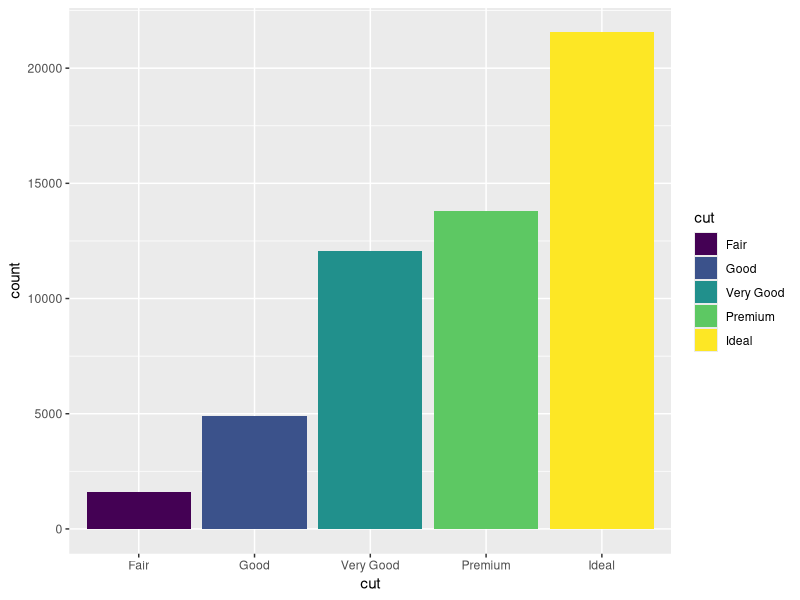
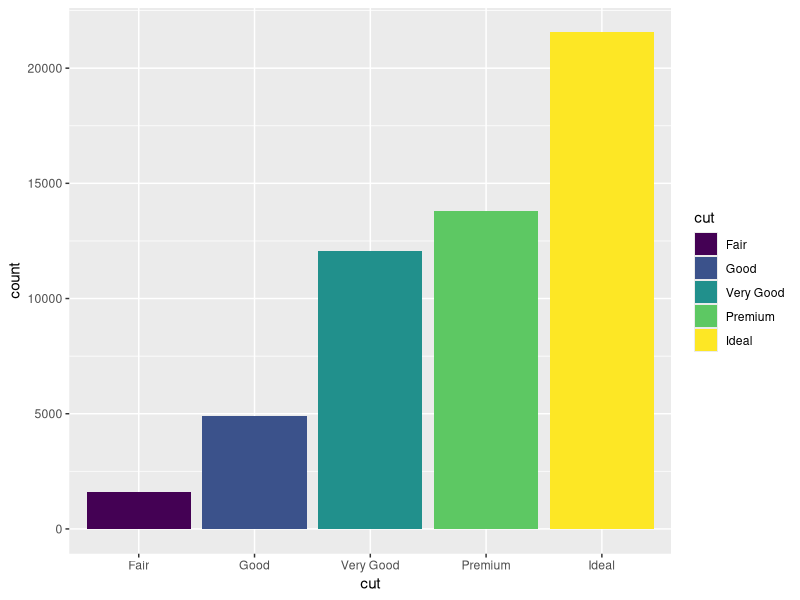
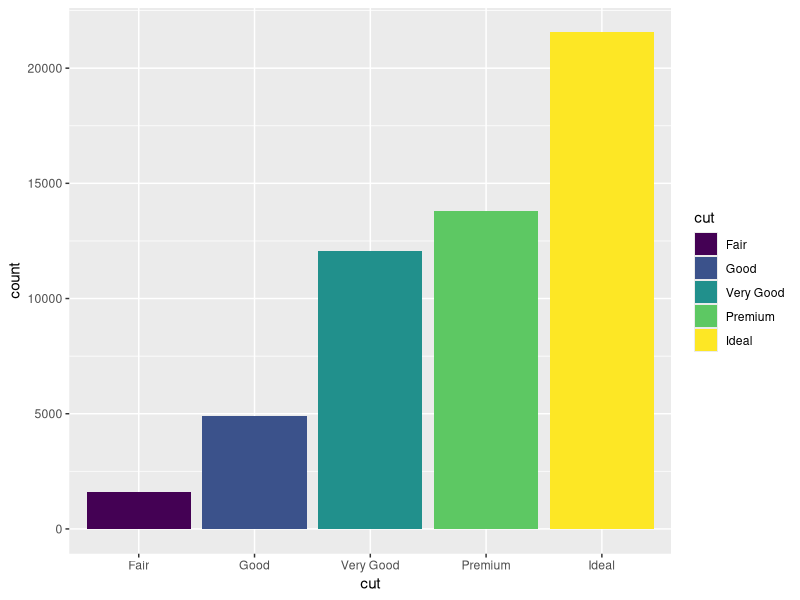
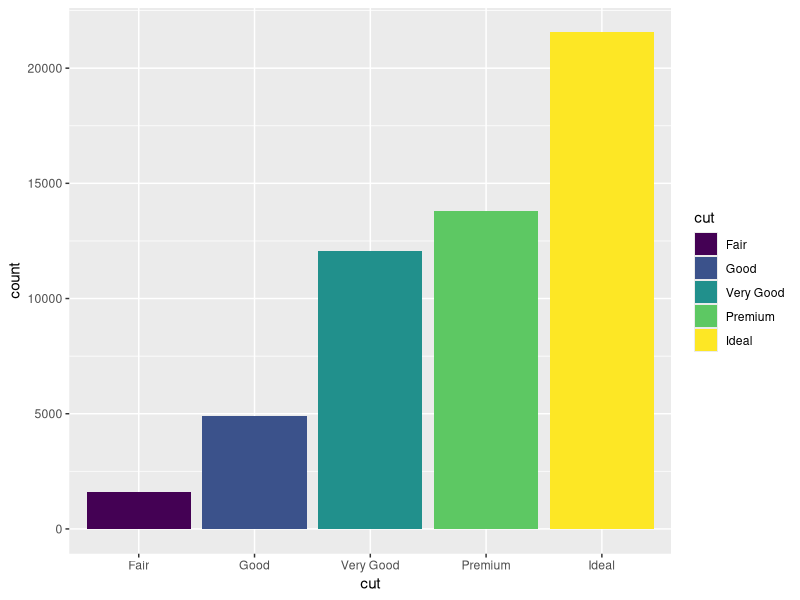
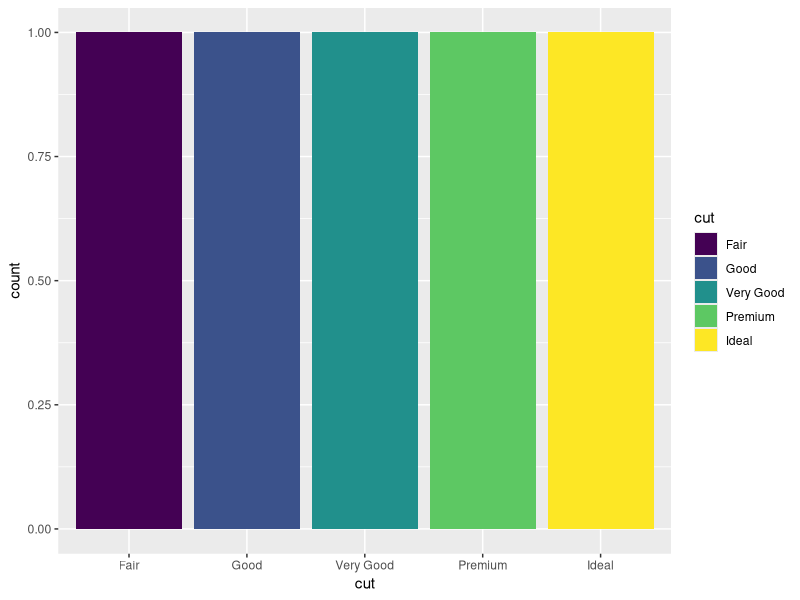
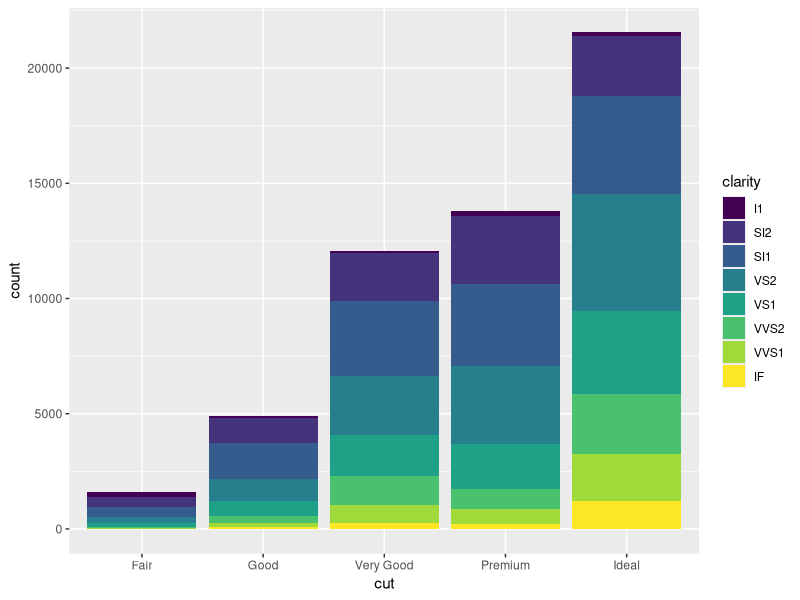
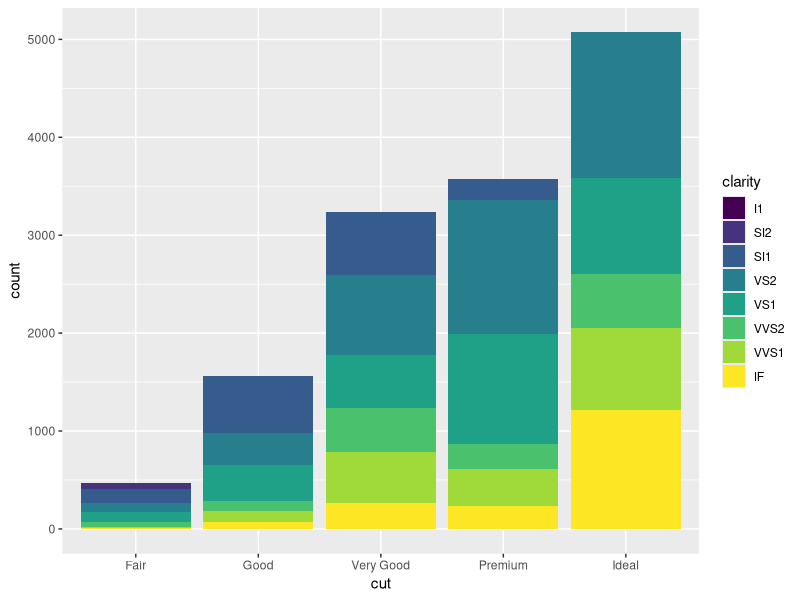
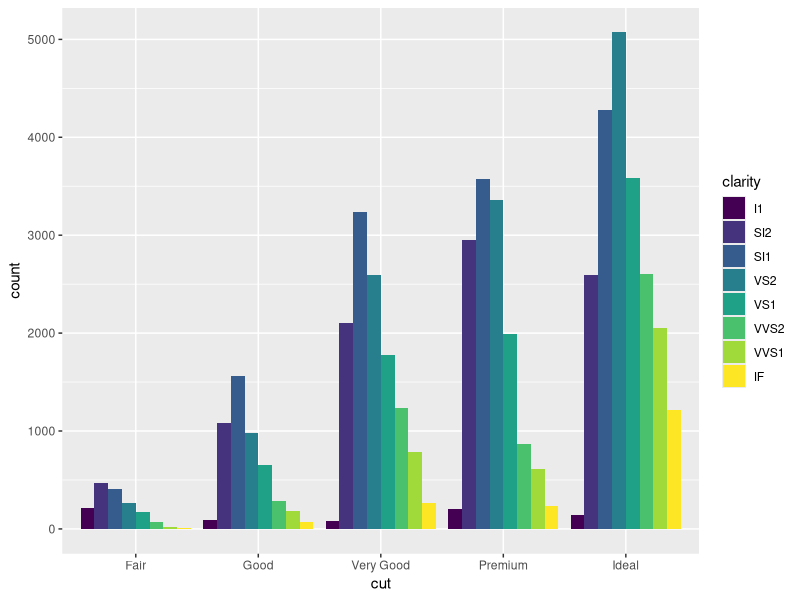

Generate these figures, in order, with R:
## ---- chunk 1
library(tidyverse)
knitr::opts_chunk$set(echo = TRUE)
## ---- chunk 2
# Shown for reference, 'stackk' is the default
plot1 <- ggplot(data = diamonds) +
  geom_bar(mapping=aes(x=cut,fill=cut))
plot1

plot2 <- ggplot(data = diamonds) +
  geom_bar(mapping=aes(x=cut,fill=cut),position="stack")
plot2

plot3 <- ggplot(data = diamonds) +
  geom_bar(mapping=aes(x=cut,fill=cut),position="identity")
plot3

plot4 <- ggplot(data = diamonds) +
  geom_bar(mapping=aes(x=cut,fill=cut),position="dodge")
plot4

plot5 <- ggplot(data = diamonds) +
  geom_bar(mapping=aes(x=cut,fill=cut),position="fill")
plot5

## ---- chunk 3
plot7 <- ggplot(data = diamonds) +
  geom_bar(mapping=aes(x=cut,fill=clarity),position="stack")
plot7

plot8 <- ggplot(data = diamonds) +
  geom_bar(mapping=aes(x=cut,fill=clarity),position="identity")
plot8

plot9 <- ggplot(data = diamonds) +
  geom_bar(mapping=aes(x=cut,fill=clarity),position="dodge")
plot9

plot10 <- ggplot(data = diamonds) +
  geom_bar(mapping=aes(x=cut,fill=clarity),position="fill")
plot10

## ---- chunk 4
plot11 <- ggplot(data = diamonds) +
  geom_bar(mapping=aes(x="",fill=clarity),position="stack")
plot11

plot12 <- ggplot(data = diamonds) +
  geom_bar(mapping=aes(x="",fill=clarity),position="identity")
plot12

plot13 <- ggplot(data = diamonds) +
  geom_bar(mapping=aes(x="",fill=clarity),position="dodge")
plot13

plot14 <- ggplot(data = diamonds) +
  geom_bar(mapping=aes(x="",fill=clarity),position="fill")
plot14

## ---- chunk 5
plot2 + coord_flip()
plot3 + coord_flip()
plot4 + coord_flip()
plot5 + coord_flip()

plot7 + coord_flip()
plot8 + coord_flip()
plot9 + coord_flip()
plot10 + coord_flip()

plot11 + coord_flip()
plot12 + coord_flip()
plot13 + coord_flip()
plot14 + coord_flip()


## ---- chunk 6
plot2 + coord_polar()
plot3 + coord_polar()
plot4 + coord_polar()
plot5 + coord_polar()

plot7 + coord_polar()
plot8 + coord_polar()
plot9 + coord_polar()
plot10 + coord_polar()

plot11 + coord_polar()
plot12 + coord_polar()
plot13 + coord_polar()
plot14 + coord_polar()

## ---- chunk 7
plot2 + coord_polar("y")
plot3 + coord_polar("y")
plot4 + coord_polar("y")
plot5 + coord_polar("y")

plot7 + coord_polar("y")
plot8 + coord_polar("y")
plot9 + coord_polar("y")
plot10 + coord_polar("y")

plot11 + coord_polar("y")
plot12 + coord_polar("y")
plot13 + coord_polar("y")
plot14 + coord_polar("y")

